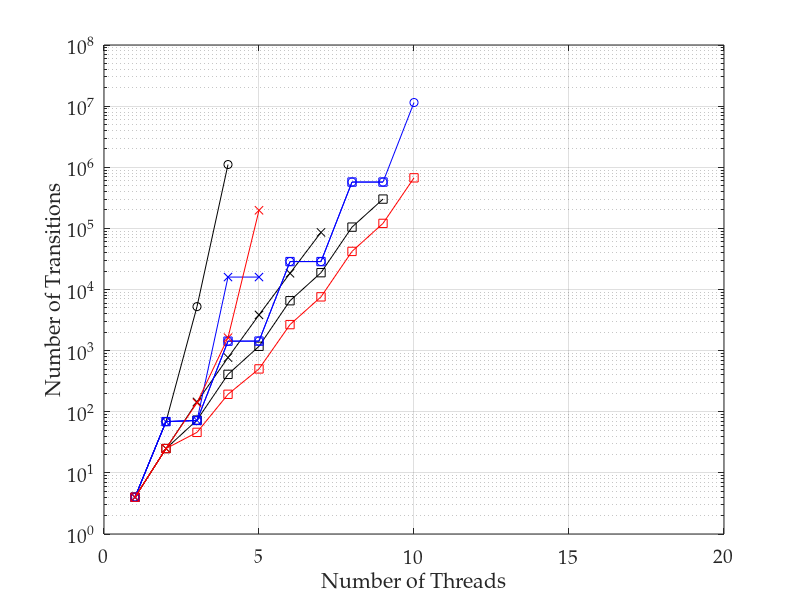

The MATLAB source for this figure: (Note: this script raises an error after producing the figure.)
%% importing data
transitions = dlmread('t43_tpl2_ops3.csv', ',', 0, 0);
ss = dlmread('ss13_trans.csv', ',', 0, 0);
ssthreads = [1:7];
% convert 0 values to NaNs, as these don't plot
transitions(transitions==0)=nan;
threads = [1:10];

%% plotting lines

semilogy(threads, transitions(:, 1), 'ko-')
hold on
semilogy(ssthreads, ss, 'kx-')
semilogy(threads, transitions(:, 3), 'ks-')
semilogy(threads, transitions(:, 4), 'bo-')
semilogy(threads, transitions(:, 5), 'bx-')
semilogy(threads, transitions(:, 6), 'bs-')
semilogy(threads, transitions(:, 7), 'rx-')
semilogy(threads, transitions(:, 8), 'rs-')
hold off
grid on

%% adding axis labels
ax = gca;
set(ax, 'FontName', 'Palatino Linotype', 'FontSize', 14);
xlabel('Number of Threads');
ylabel('Number of Transitions');
axis([0 20 1 100000000])
ax.YTick = [1 100 10000 1000000 100000000];

%% output pdf file
h = figure(1);
h.Units = 'centimeters'; % set figure position to cm
%h.Position(2) = [h.Position(2)-9]; % set figure position bevore resize
h.Position([3:4]) = [10,7]; % resize figure
Plot2LaTeX( h, 't43_tpl2_ops3' )